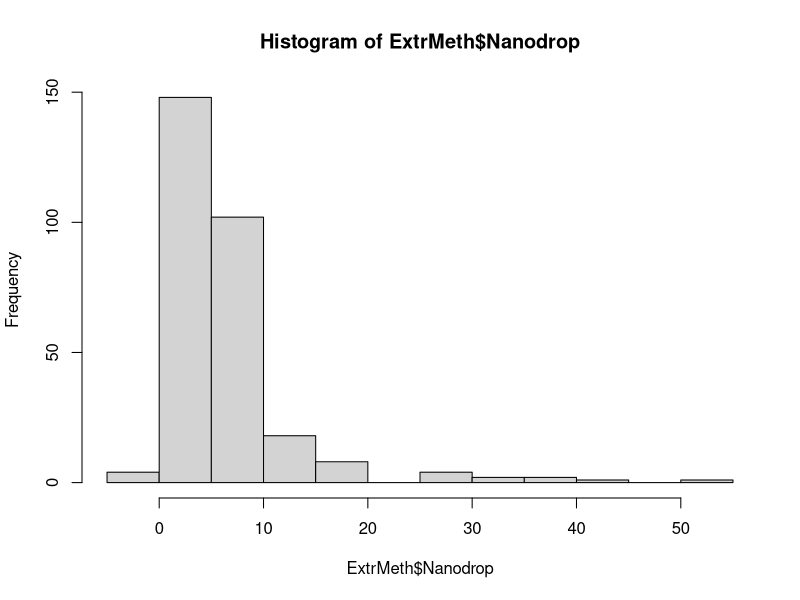
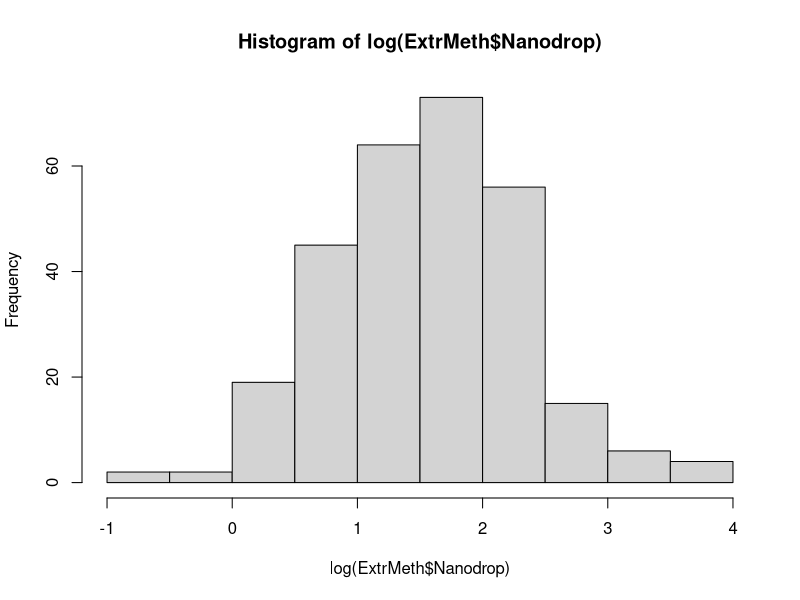
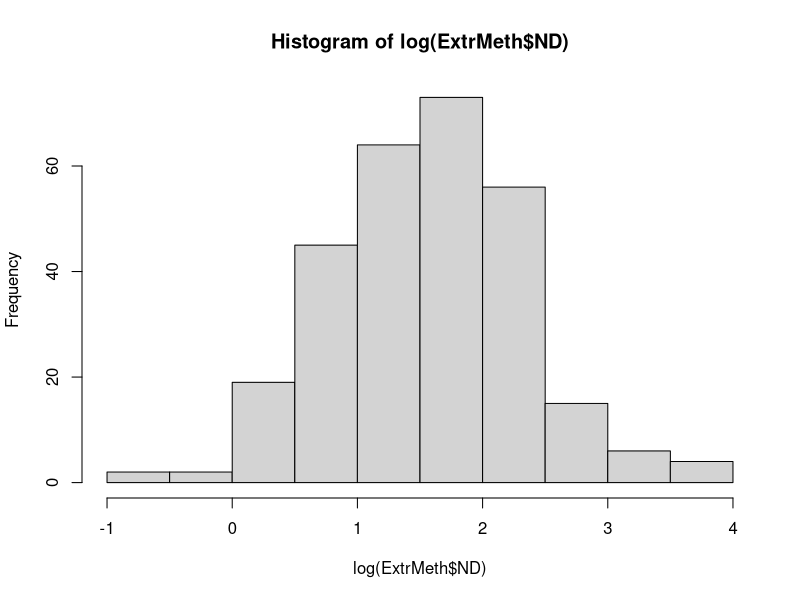
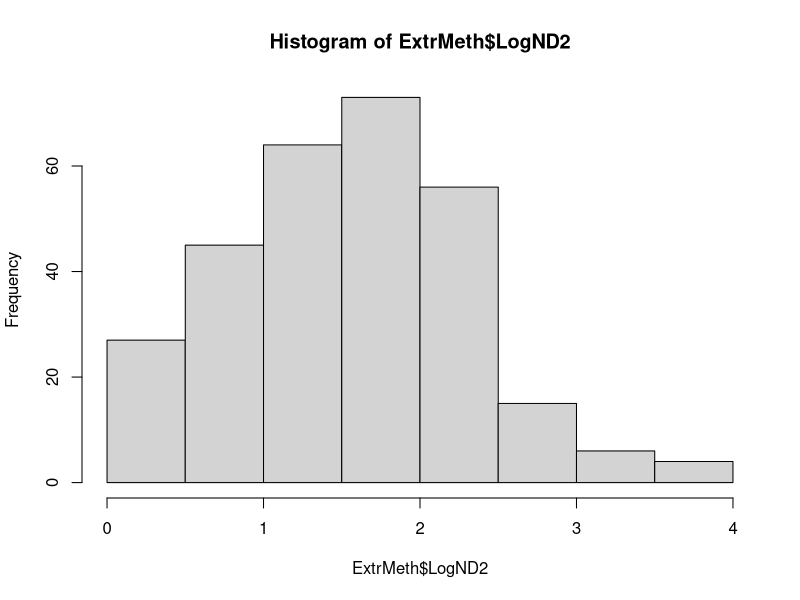

Write R code to recreate these figures, in order.
setwd("~/Iowa State University/Stats/GMF-vs-SA")
#Read in data
ExtrMeth<-read.csv("2015_GMFvsSA.csv")
head(ExtrMeth)
summary(ExtrMeth)
Nanodrop = ExtrMeth$Nanodrop
sd(Nanodrop)

library(plyr)
#What is the average of each filter type? 
ddply(ExtrMeth,.(Filter),summarize,Average=mean(Nanodrop), StdDev=sd(Nanodrop), Median = median(Nanodrop))
#aggregate(ExtrMeth[, 4:5], list(ExtrMeth$Filter), mean) 
#GMF Nanodrop average is 7.027; 
#SA Nanodrop average is 5.723

#How many values less than 0 do we have? (4 values)
sum(ExtrMeth$Nanodrop<0)

#What does the data look like?
hist(ExtrMeth$Nanodrop)
sum(ExtrMeth$Nanodrop<10) #Count the number less than 10
mean(ExtrMeth$Nanodrop)

#Create a dataframe without 0s
NoNegs<-ifelse(ExtrMeth$Nanodrop < 0, 0, ExtrMeth$Nanodrop) #Takes data and puts replaces anything less than 0 with 0
summary(NoNegs) #summary of aforementioned created vector
ExtrMeth$ND<-NoNegs #Adds vector to original dataset
summary(ExtrMeth) #summarizes full dataset

#Log the values
hist(log(ExtrMeth$Nanodrop))
ExtrMeth$LogDrops<- (log(ExtrMeth$Nanodrop))
summary(ExtrMeth)

hist(log(ExtrMeth$ND))
ExtrMeth$LogND<- (log(ExtrMeth$ND))
summary(ExtrMeth)
ExtrMeth$LogND2<-ifelse(ExtrMeth$LogND < 0, 0, ExtrMeth$LogND)

summary(ExtrMeth)
hist(ExtrMeth$LogND2)


#Run a T-test
t.test(Nanodrop~Filter, ExtrMeth) #Original, p-val = 0.85, averages = 7.028, 5.723

t.test(ND~Filter, ExtrMeth) #No negss, p-val = 0.082, averages = 7.045, 5.731

t.test(LogDrops~Filter, ExtrMeth) #negative numbers logged, p-val = 0.34, averages = 1.520 and 1.606

t.test(LogND2~Filter, ExtrMeth) #p-val = 0.2813, averages = 1.501, 1.597


## Paired t-tests; with two dates missing at random ##